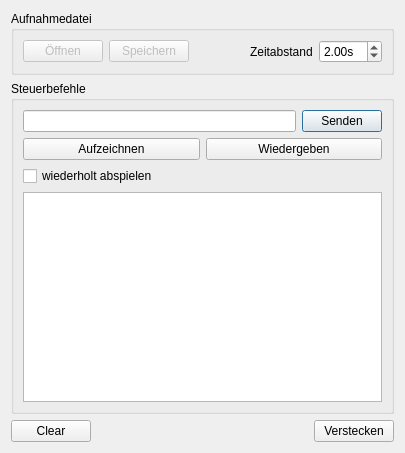
<?xml version="1.0" encoding="UTF-8"?>
<ui version="4.0">
 <class>Dialog_rec</class>
 <widget class="QDialog" name="Dialog_rec">
  <property name="geometry">
   <rect>
    <x>0</x>
    <y>0</y>
    <width>405</width>
    <height>453</height>
   </rect>
  </property>
  <property name="windowTitle">
   <string>Aufnahme / Protokollierung</string>
  </property>
  <layout class="QVBoxLayout" name="verticalLayout">
   <item>
    <widget class="QGroupBox" name="groupBox">
     <property name="title">
      <string>Aufnahmedatei</string>
     </property>
     <layout class="QHBoxLayout" name="horizontalLayout_3">
      <item>
       <widget class="QPushButton" name="Btn_open">
        <property name="enabled">
         <bool>false</bool>
        </property>
        <property name="text">
         <string>Öffnen</string>
        </property>
        <property name="autoDefault">
         <bool>false</bool>
        </property>
       </widget>
      </item>
      <item>
       <widget class="QPushButton" name="Btn_save">
        <property name="enabled">
         <bool>false</bool>
        </property>
        <property name="text">
         <string>Speichern</string>
        </property>
        <property name="autoDefault">
         <bool>false</bool>
        </property>
       </widget>
      </item>
      <item>
       <spacer name="horizontalSpacer_2">
        <property name="orientation">
         <enum>Qt::Horizontal</enum>
        </property>
        <property name="sizeHint" stdset="0">
         <size>
          <width>194</width>
          <height>20</height>
         </size>
        </property>
       </spacer>
      </item>
      <item>
       <widget class="QLabel" name="label_3">
        <property name="text">
         <string>Zeitabstand</string>
        </property>
       </widget>
      </item>
      <item>
       <widget class="QDoubleSpinBox" name="dSpinBx_dt">
        <property name="suffix">
         <string>s</string>
        </property>
        <property name="minimum">
         <double>0.010000000000000</double>
        </property>
        <property name="value">
         <double>2.000000000000000</double>
        </property>
       </widget>
      </item>
     </layout>
    </widget>
   </item>
   <item>
    <widget class="QGroupBox" name="groupBox_2">
     <property name="title">
      <string>Steuerbefehle</string>
     </property>
     <layout class="QVBoxLayout" name="verticalLayout_2">
      <item>
       <layout class="QHBoxLayout" name="horizontalLayout_2">
        <item>
         <widget class="QLineEdit" name="lEd_send"/>
        </item>
        <item>
         <widget class="QPushButton" name="Btn_send">
          <property name="text">
           <string>Senden</string>
          </property>
          <property name="default">
           <bool>true</bool>
          </property>
         </widget>
        </item>
       </layout>
      </item>
      <item>
       <layout class="QHBoxLayout" name="horizontalLayout_4">
        <item>
         <widget class="QPushButton" name="Btn_rec">
          <property name="text">
           <string>Aufzeichnen</string>
          </property>
          <property name="checkable">
           <bool>true</bool>
          </property>
          <property name="checked">
           <bool>false</bool>
          </property>
         </widget>
        </item>
        <item>
         <widget class="QPushButton" name="Btn_play">
          <property name="text">
           <string>Wiedergeben</string>
          </property>
          <property name="checkable">
           <bool>true</bool>
          </property>
         </widget>
        </item>
       </layout>
      </item>
      <item>
       <widget class="QCheckBox" name="checkBx_wdh">
        <property name="text">
         <string>wiederholt abspielen</string>
        </property>
       </widget>
      </item>
      <item>
       <widget class="QTextEdit" name="txtEd_rec">
        <property name="readOnly">
         <bool>false</bool>
        </property>
       </widget>
      </item>
     </layout>
    </widget>
   </item>
   <item>
    <layout class="QHBoxLayout" name="horizontalLayout">
     <item>
      <widget class="QPushButton" name="Btn_clear">
       <property name="text">
        <string>Clear</string>
       </property>
      </widget>
     </item>
     <item>
      <spacer name="horizontalSpacer">
       <property name="orientation">
        <enum>Qt::Horizontal</enum>
       </property>
       <property name="sizeHint" stdset="0">
        <size>
         <width>40</width>
         <height>20</height>
        </size>
       </property>
      </spacer>
     </item>
     <item>
      <widget class="QPushButton" name="Btn_close">
       <property name="text">
        <string>Verstecken</string>
       </property>
      </widget>
     </item>
    </layout>
   </item>
  </layout>
 </widget>
 <tabstops>
  <tabstop>lEd_send</tabstop>
  <tabstop>Btn_send</tabstop>
  <tabstop>Btn_rec</tabstop>
  <tabstop>Btn_play</tabstop>
  <tabstop>checkBx_wdh</tabstop>
  <tabstop>txtEd_rec</tabstop>
  <tabstop>Btn_open</tabstop>
  <tabstop>Btn_save</tabstop>
  <tabstop>dSpinBx_dt</tabstop>
  <tabstop>Btn_clear</tabstop>
  <tabstop>Btn_close</tabstop>
 </tabstops>
 <resources/>
 <connections>
  <connection>
   <sender>Btn_close</sender>
   <signal>clicked()</signal>
   <receiver>Dialog_rec</receiver>
   <slot>close()</slot>
   <hints>
    <hint type="sourcelabel">
     <x>373</x>
     <y>442</y>
    </hint>
    <hint type="destinationlabel">
     <x>114</x>
     <y>342</y>
    </hint>
   </hints>
  </connection>
  <connection>
   <sender>lEd_send</sender>
   <signal>editingFinished()</signal>
   <receiver>Btn_send</receiver>
   <slot>click()</slot>
   <hints>
    <hint type="sourcelabel">
     <x>244</x>
     <y>117</y>
    </hint>
    <hint type="destinationlabel">
     <x>333</x>
     <y>125</y>
    </hint>
   </hints>
  </connection>
  <connection>
   <sender>Btn_clear</sender>
   <signal>clicked()</signal>
   <receiver>txtEd_rec</receiver>
   <slot>clear()</slot>
   <hints>
    <hint type="sourcelabel">
     <x>61</x>
     <y>425</y>
    </hint>
    <hint type="destinationlabel">
     <x>66</x>
     <y>370</y>
    </hint>
   </hints>
  </connection>
 </connections>
</ui>
